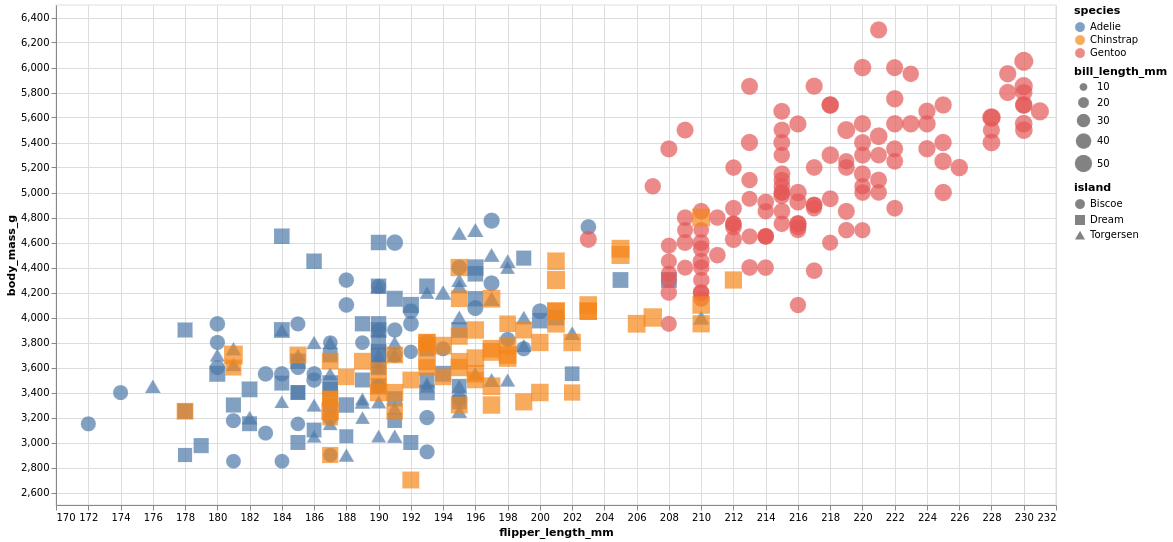

Write the Python code that produced this figure.
import altair as alt
import csv
import pandas as pd
#Imports csv file
pen = pd.read_csv('penglings.csv')
print(pen)

# Source Used
#https://altair-viz.github.io/gallery/scatter_tooltips.html

chart = alt.Chart(pen).mark_point(clip=True).encode(
    x = alt.X('flipper_length_mm:Q', scale=alt.Scale(domain=[170,232])),#'flipper_length_mm',
    y = alt.Y('body_mass_g:Q', scale=alt.Scale(domain=[2500,6500])),#'body_mass_g',
    color = 'species',
    size='bill_length_mm',
    shape='island',
    tooltip=[
        alt.Tooltip('flipper_length_mm'),
        alt.Tooltip('body_mass_g'),
        alt.Tooltip('species'),
        alt.Tooltip('island'),
        alt.Tooltip('sex'),
        alt.Tooltip('year')
    ]
    ).properties(
        width = 1000,
        height= 500
    ).configure_point(
        filled=True
    )

chart.save('altairGraph.html')